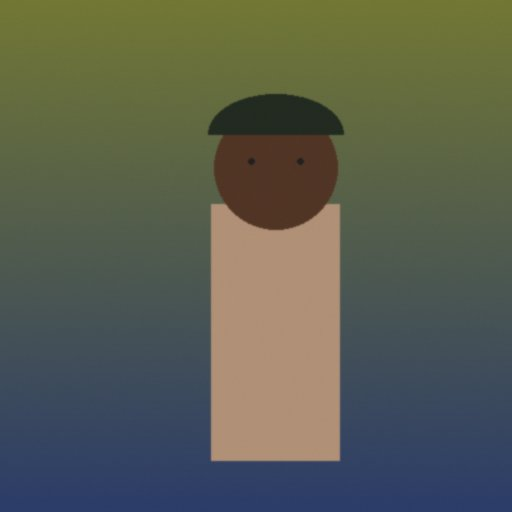
#> input picture ml/data/samples/sample_0000_ready.jpg, 512 x 512 px
$ python -i features.py   (imports and definitions only)   (older library calls are emulated)
#> lines starting #> are read from the running program, lines starting #| are printed output that depends on the picture; after the words box and inside, x2 and y2 are one past the last pixel; in counts of white or black regions, pixels touching at a corner belong together
"""
Feature extraction module for the RetroMorph AI Image Readiness Classifier.
Extracts computer vision and statistical metrics from an uploaded image.
"""

from typing import Dict, Any, Union
import numpy as np
import cv2
from PIL import Image


FEATURE_NAMES = [
    "width",
    "height",
    "aspect_ratio",
    "resolution_mp",
    "brightness_mean",
    "brightness_std",
    "contrast_rms",
    "blur_score",
    "edge_density",
    "color_variance",
    "subject_framing_score",
]


def extract_image_features(image_input: Union[str, np.ndarray, Image.Image]) -> Dict[str, float]:
    """
    Extracts computer vision quality features from an image.

    Args:
        image_input: File path, numpy array (BGR/RGB), or PIL Image.

    Returns:
        Dict mapping feature name to numeric value.
    """
#> called with image_input = '../data/samples/sample_0000_ready.jpg'
    if isinstance(image_input, str):
        # Read with OpenCV
        bgr = cv2.imread(image_input)
#> bgr is the input picture: shape (512, 512, 3); mean B, G, R 80.5, 94.6, 90.3
        if bgr is None:
            # Fallback to PIL
            pil_img = Image.open(image_input).convert("RGB")
            rgb = np.array(pil_img)
            bgr = cv2.cvtColor(rgb, cv2.COLOR_RGB2BGR)
    elif isinstance(image_input, Image.Image):
        rgb = np.array(image_input.convert("RGB"))
        bgr = cv2.cvtColor(rgb, cv2.COLOR_RGB2BGR)
    elif isinstance(image_input, np.ndarray):
        bgr = image_input.copy()
        if len(bgr.shape) == 2:
            bgr = cv2.cvtColor(bgr, cv2.COLOR_GRAY2BGR)
        elif bgr.shape[2] == 4:
            bgr = cv2.cvtColor(bgr, cv2.COLOR_BGRA2BGR)
    else:
        raise ValueError(f"Unsupported image input type: {type(image_input)}")

    height, width = bgr.shape[:2]
#> height = 512; width = 512
    aspect_ratio = float(width) / float(max(height, 1))
#> aspect_ratio = 1
    resolution_mp = float(width * height) / 1_000_000.0
#> resolution_mp = 0.262

    # Convert to grayscale
    gray = cv2.cvtColor(bgr, cv2.COLOR_BGR2GRAY)
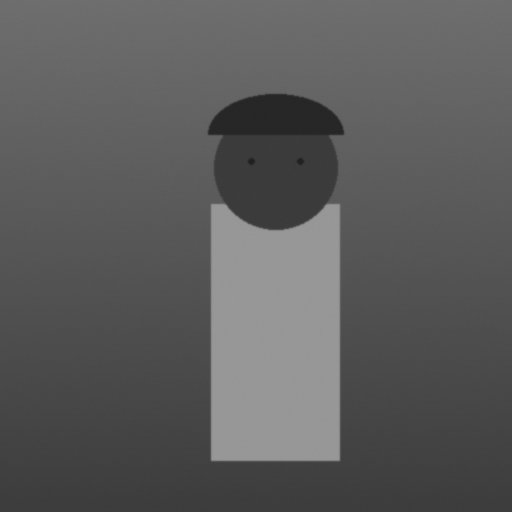
#> gray: shape (512, 512); min 29, max 157, mean 91.7

    # 1. Brightness statistics
    brightness_mean = float(np.mean(gray))
#> brightness_mean = 91.66
    brightness_std = float(np.std(gray))
#> brightness_std = 26.75

    # 2. Contrast (RMS contrast)
    contrast_rms = float(np.sqrt(np.mean((gray - brightness_mean) ** 2)))
#> contrast_rms = 26.75

    # 3. Blur score (Variance of Laplacian)
    # Higher = sharper; lower = blurry. Typically < 100 indicates blur
    laplacian = cv2.Laplacian(gray, cv2.CV_64F)
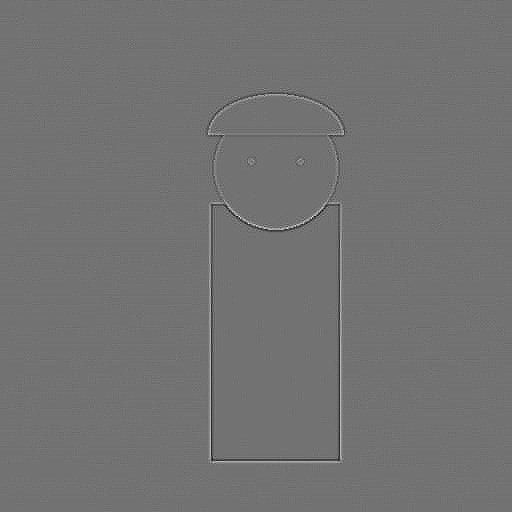
#> laplacian: shape (512, 512) float64; min -52, max 64, mean 0; drawn with min black and max white
    blur_score = float(laplacian.var())
#> blur_score = 7.52

    # 4. Edge density via Canny
    edges = cv2.Canny(gray, 50, 150)
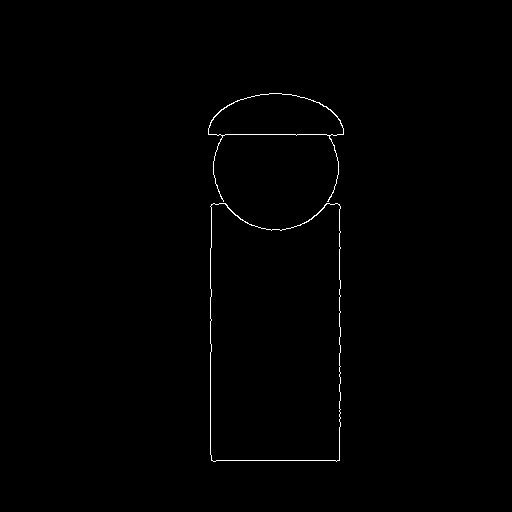
#> edges: shape (512, 512); 0.49% white in thin lines or dots, all inside (x1, y1, x2, y2) = (208, 93, 344, 462)
    edge_density = float(np.count_nonzero(edges)) / float(max(height * width, 1))
#> edge_density = 0.00492

    # 5. Color variance across channels (R, G, B standard deviations)
    rgb = cv2.cvtColor(bgr, cv2.COLOR_BGR2RGB)
    ch_stds = [np.std(rgb[:, :, c]) for c in range(3)]
#> ch_stds = [37.26, 26.04, 22.39]
    color_variance = float(np.mean(ch_stds))
#> color_variance = 28.56

    # 6. Subject framing score: Ratio of edge detail in center crop (50% inner area) vs border
    h_start, h_end = int(height * 0.2), int(height * 0.8)
#> h_start = 102; h_end = 409
    w_start, w_end = int(width * 0.2), int(width * 0.8)
#> w_start = 102; w_end = 409
    center_edges = edges[h_start:h_end, w_start:w_end]
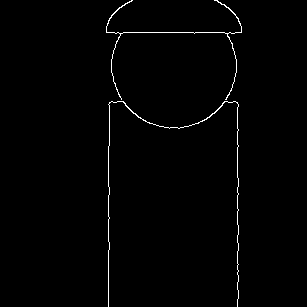
#> center_edges: shape (307, 307); 1% white in thin lines or dots, all inside (x1, y1, x2, y2) = (106, 0, 242, 307)
    center_edge_density = float(np.count_nonzero(center_edges)) / float(max(center_edges.size, 1))
#> center_edge_density = 0.0103
    subject_framing_score = float(center_edge_density / (edge_density + 1e-5))
#> subject_framing_score = 2.1

    return {
        "width": float(width),
        "height": float(height),
        "aspect_ratio": round(aspect_ratio, 4),
        "resolution_mp": round(resolution_mp, 4),
        "brightness_mean": round(brightness_mean, 2),
        "brightness_std": round(brightness_std, 2),
        "contrast_rms": round(contrast_rms, 2),
        "blur_score": round(blur_score, 2),
        "edge_density": round(edge_density, 5),
        "color_variance": round(color_variance, 2),
        "subject_framing_score": round(subject_framing_score, 3),
    }


def analyze_image_quality_rules(features: Dict[str, float]) -> Dict[str, Any]:
    """
    Returns rule-based diagnostic flags and retake suggestions based on features.
    Used alongside the ML model to give users actionable feedback.
    """
    issues = []
    tips = []

    if features["resolution_mp"] < 0.15:
        issues.append("Image resolution is very low (less than 0.15 MP).")
        tips.append("Upload an image of at least 512×512 resolution for sharp character details.")

    if features["blur_score"] < 75.0:
        issues.append("Image appears blurry or out of focus.")
        tips.append("Hold the camera steady or use better lighting to prevent motion blur.")

    if features["brightness_mean"] < 45.0:
        issues.append("Image is underexposed / too dark.")
        tips.append("Ensure adequate frontal lighting so facial features are visible.")
    elif features["brightness_mean"] > 220.0:
        issues.append("Image is overexposed / washed out.")
        tips.append("Reduce harsh backlighting or glare.")

    if features["contrast_rms"] < 25.0:
        issues.append("Image has very low contrast.")
        tips.append("Avoid flat gray lighting; distinct clothing and face contours help 3D reconstruction.")

    if features["aspect_ratio"] > 2.2 or features["aspect_ratio"] < 0.4:
        issues.append("Unusual aspect ratio (extreme panorama or narrow sliver).")
        tips.append("Use standard portrait (3:4, 4:5) or square (1:1) framing.")

    return {
        "is_acceptable": len(issues) == 0,
        "issues": issues,
        "tips": tips,
    }

>>> result = extract_image_features('../data/samples/sample_0000_ready.jpg')
#> result = 11 items

$ run again, on ml/data/samples/sample_0006_ready.jpg
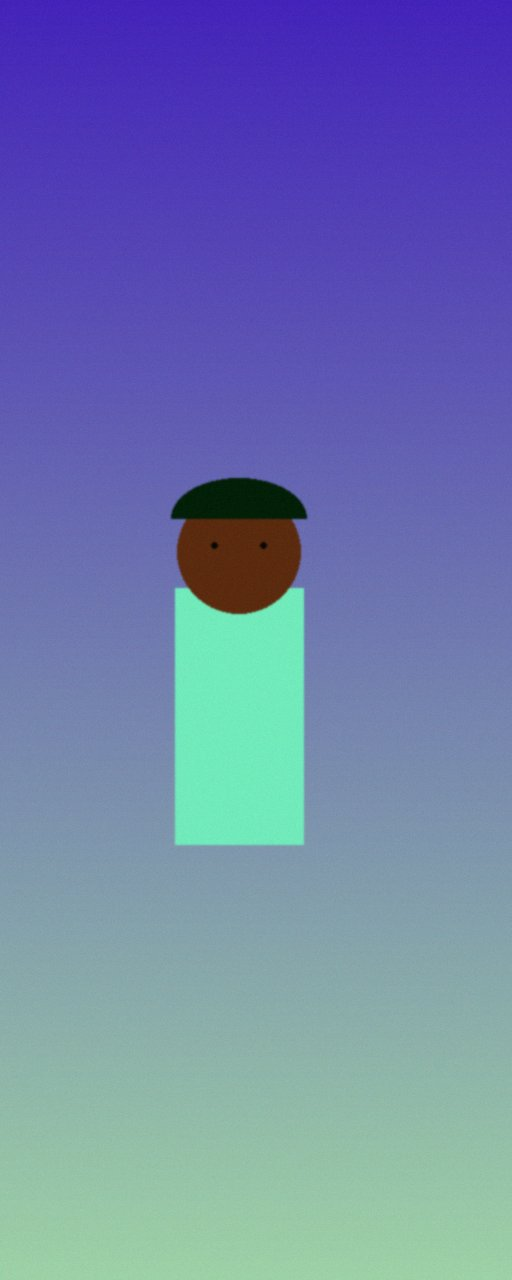
#> input picture ml/data/samples/sample_0006_ready.jpg, 512 x 1280 px
#> in extract_image_features, bgr is the input picture: shape (1280, 512, 3); mean B, G, R 172.4, 125.4, 111
#> brightness_mean = 126.4
#> brightness_std = 41.15
#> blur_score = 9.41
#> in extract_image_features, `edges = cv2.Canny(gray, 50, 150)`:
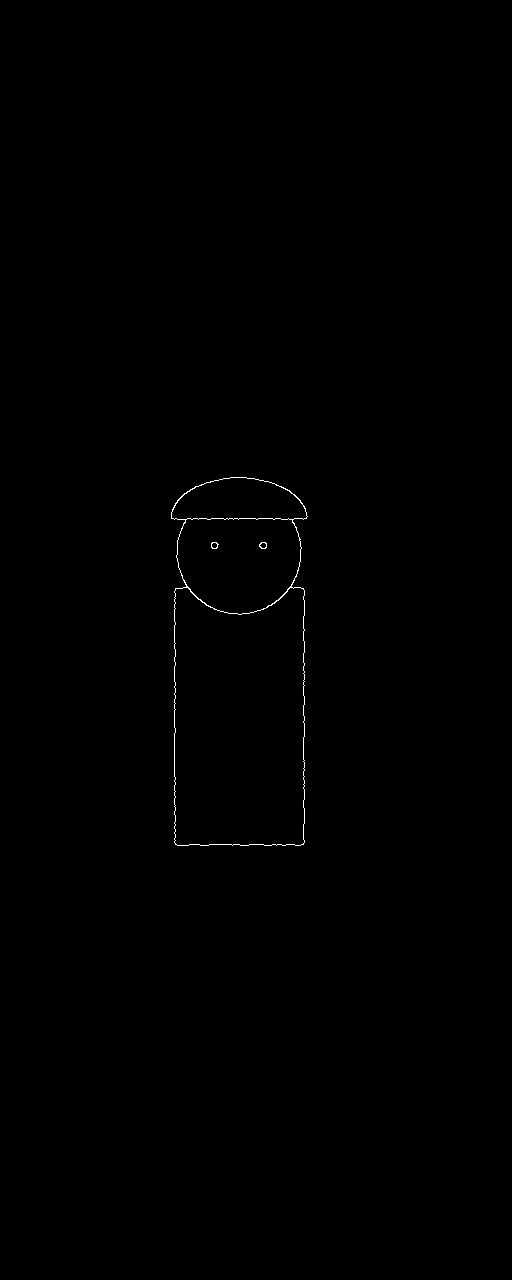
#> edges: shape (1280, 512); 0.21% white in thin lines or dots, all inside (x1, y1, x2, y2) = (171, 477, 308, 846)
#> edge_density = 0.00205
#> ch_stds = [27.36, 56.95, 24.47]
#> color_variance = 36.26
#> in extract_image_features, `center_edges = edges[h_start:h_end, w_start:w_end]`:
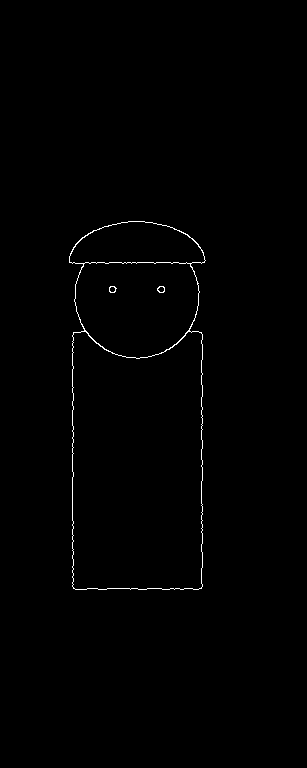
#> center_edges: shape (768, 307); 0.57% white in thin lines or dots, all inside (x1, y1, x2, y2) = (69, 221, 206, 590)
#> center_edge_density = 0.00571
#> subject_framing_score = 2.77
#> result = 11 items
